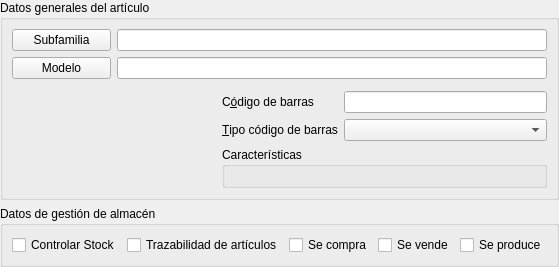
     <widget class="QWidget" name="pageDatos">
      <layout class="QVBoxLayout" name="verticalLayout_5">
       <property name="leftMargin">
        <number>0</number>
       </property>
       <property name="topMargin">
        <number>0</number>
       </property>
       <property name="rightMargin">
        <number>0</number>
       </property>
       <property name="bottomMargin">
        <number>0</number>
       </property>
       <item>
        <widget class="QGroupBox" name="groupBox">
         <property name="title">
          <string>Datos generales del artículo</string>
         </property>
         <layout class="QGridLayout" name="gridLayout">
          <item row="5" column="2" colspan="3">
           <widget class="QGroupBox" name="groupBox_7">
            <property name="title">
             <string>Características</string>
            </property>
            <layout class="QHBoxLayout" name="horizontalLayout_2">
             <item>
              <widget class="DBDetailView" name="db_articuloscaracteristicas" native="true">
               <property name="focusPolicy">
                <enum>Qt::WheelFocus</enum>
               </property>
               <property name="relationName" stdset="0">
                <string>articuloscaracteristicasvalores</string>
               </property>
               <property name="dataEditable" stdset="0">
                <bool>true</bool>
               </property>
               <property name="inlineEdit" stdset="0">
                <bool>true</bool>
               </property>
               <property name="readOnlyColumns" stdset="0">
                <string>caracteristica</string>
               </property>
               <property name="useDefaultShortcut" stdset="0">
                <bool>true</bool>
               </property>
              </widget>
             </item>
            </layout>
           </widget>
          </item>
          <item row="3" column="2">
           <widget class="QLabel" name="label_4">
            <property name="text">
             <string>C&amp;ódigo de barras</string>
            </property>
            <property name="buddy">
             <cstring>db_codbarras</cstring>
            </property>
           </widget>
          </item>
          <item row="4" column="2">
           <widget class="QLabel" name="label_5">
            <property name="text">
             <string>&amp;Tipo código de barras</string>
            </property>
            <property name="buddy">
             <cstring>db_tipocodigobarras</cstring>
            </property>
           </widget>
          </item>
          <item row="0" column="0">
           <widget class="DBChooseRecordButton" name="db_subfamiliasarticulos">
            <property name="text">
             <string>Subfamilia</string>
            </property>
            <property name="fieldName" stdset="0">
             <string>idsubfamilia</string>
            </property>
            <property name="dataEditable" stdset="0">
             <bool>true</bool>
            </property>
           </widget>
          </item>
          <item row="2" column="0" rowspan="4" colspan="2">
           <widget class="DBFileUpload" name="db_imagen" native="true">
            <property name="fieldName" stdset="0">
             <string>imagen</string>
            </property>
            <property name="dataEditable" stdset="0">
             <bool>true</bool>
            </property>
            <property name="groupName" stdset="0">
             <string>Imágen</string>
            </property>
           </widget>
          </item>
          <item row="0" column="1" colspan="4">
           <widget class="DBLineEdit" name="db_subfamiliasarticulos_nombre">
            <property name="fieldName" stdset="0">
             <string>subfamiliasarticulos.nombre</string>
            </property>
           </widget>
          </item>
          <item row="3" column="3" colspan="2">
           <widget class="DBLineEdit" name="db_codbarras">
            <property name="fieldName" stdset="0">
             <string>codbarras</string>
            </property>
            <property name="dataEditable" stdset="0">
             <bool>true</bool>
            </property>
           </widget>
          </item>
          <item row="4" column="3" colspan="2">
           <widget class="DBComboBox" name="db_tipocodigobarras">
            <property name="fieldName" stdset="0">
             <string>tipocodigobarras</string>
            </property>
            <property name="dataEditable" stdset="0">
             <bool>true</bool>
            </property>
           </widget>
          </item>
          <item row="1" column="0">
           <widget class="DBChooseRecordButton" name="db_marcasmodelos">
            <property name="text">
             <string>Modelo</string>
            </property>
            <property name="fieldName" stdset="0">
             <string>idmodelo</string>
            </property>
            <property name="dataEditable" stdset="0">
             <bool>true</bool>
            </property>
           </widget>
          </item>
          <item row="1" column="1" colspan="4">
           <widget class="DBLineEdit" name="db_marcasmodelos_nombre">
            <property name="fieldName" stdset="0">
             <string>marcasmodelos.nombre</string>
            </property>
           </widget>
          </item>
         </layout>
        </widget>
       </item>
       <item>
        <widget class="QGroupBox" name="groupBox_4">
         <property name="sizePolicy">
          <sizepolicy hsizetype="Preferred" vsizetype="Maximum">
           <horstretch>0</horstretch>
           <verstretch>0</verstretch>
          </sizepolicy>
         </property>
         <property name="title">
          <string>Datos de gestión de almacén</string>
         </property>
         <layout class="QHBoxLayout" name="horizontalLayout_3">
          <item>
           <widget class="DBCheckBox" name="db_controlstock_2">
            <property name="text">
             <string>Controlar Stock</string>
            </property>
            <property name="fieldName" stdset="0">
             <string>controlstock</string>
            </property>
            <property name="dataEditable" stdset="0">
             <bool>true</bool>
            </property>
           </widget>
          </item>
          <item>
           <widget class="DBCheckBox" name="db_trazabilidad">
            <property name="text">
             <string>Trazabilidad de artículos</string>
            </property>
            <property name="fieldName" stdset="0">
             <string>trazabilidad</string>
            </property>
            <property name="dataEditable" stdset="0">
             <bool>true</bool>
            </property>
           </widget>
          </item>
          <item>
           <widget class="DBCheckBox" name="db_secompra">
            <property name="text">
             <string>Se compra</string>
            </property>
            <property name="fieldName" stdset="0">
             <string>secompra</string>
            </property>
            <property name="dataEditable" stdset="0">
             <bool>true</bool>
            </property>
           </widget>
          </item>
          <item>
           <widget class="DBCheckBox" name="db_sevende">
            <property name="text">
             <string>Se vende</string>
            </property>
            <property name="fieldName" stdset="0">
             <string>sevende</string>
            </property>
            <property name="dataEditable" stdset="0">
             <bool>true</bool>
            </property>
           </widget>
          </item>
          <item>
           <widget class="DBCheckBox" name="db_seproduce">
            <property name="text">
             <string>Se produce</string>
            </property>
            <property name="fieldName" stdset="0">
             <string>seproduce</string>
            </property>
            <property name="dataEditable" stdset="0">
             <bool>true</bool>
            </property>
           </widget>
          </item>
         </layout>
        </widget>
       </item>
      </layout>
     </widget>
